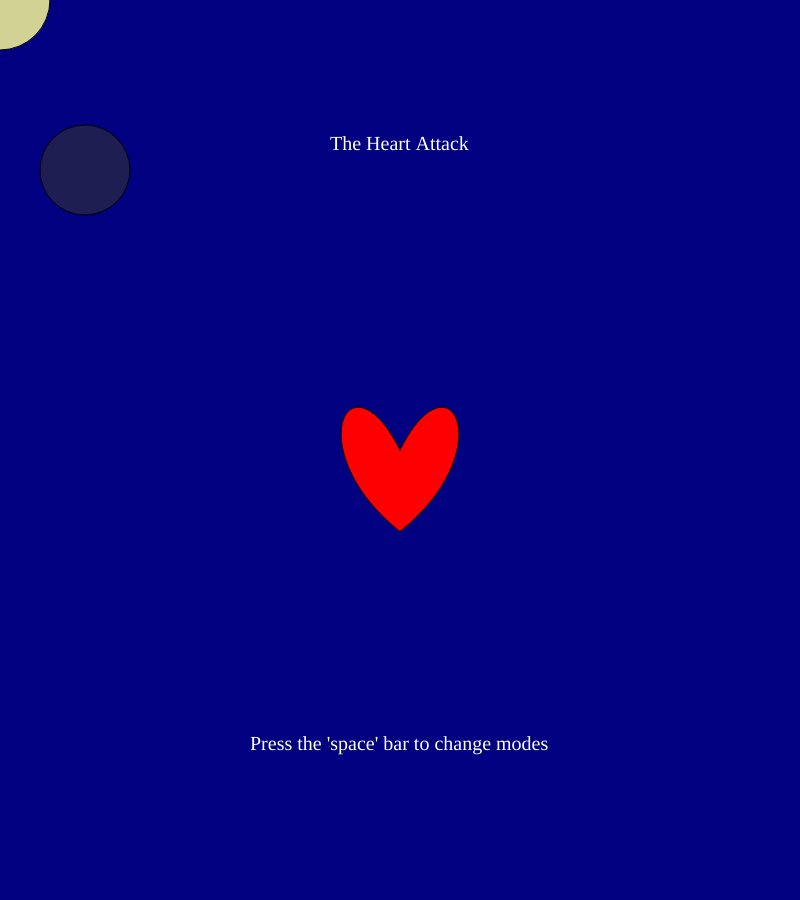
Frame 1 (no input)
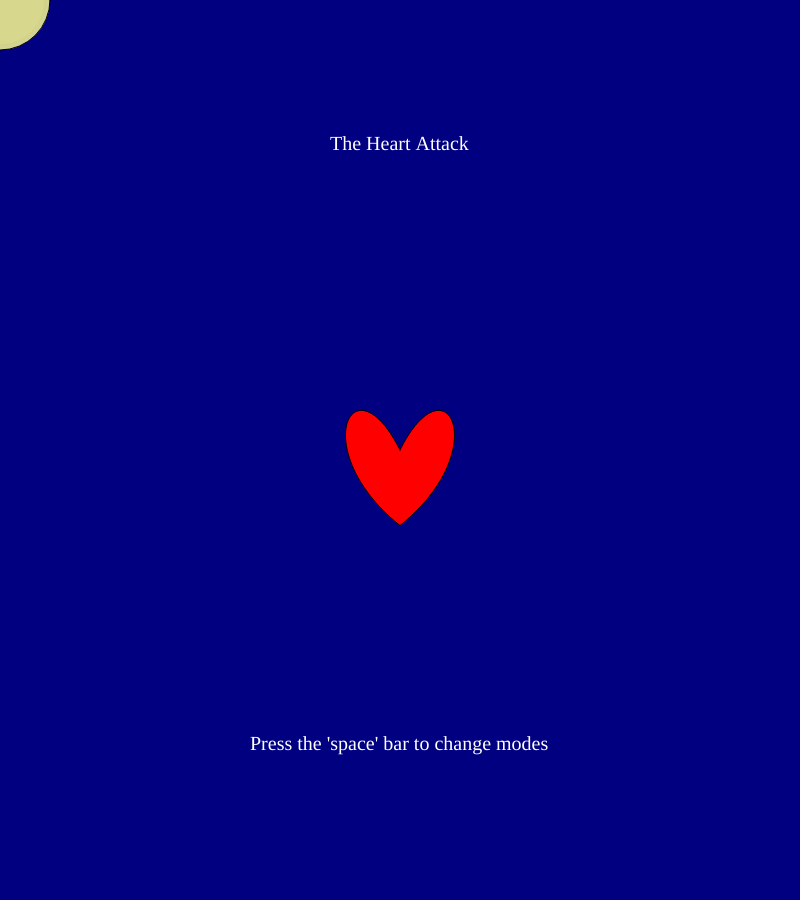
Frame 60 (no input)
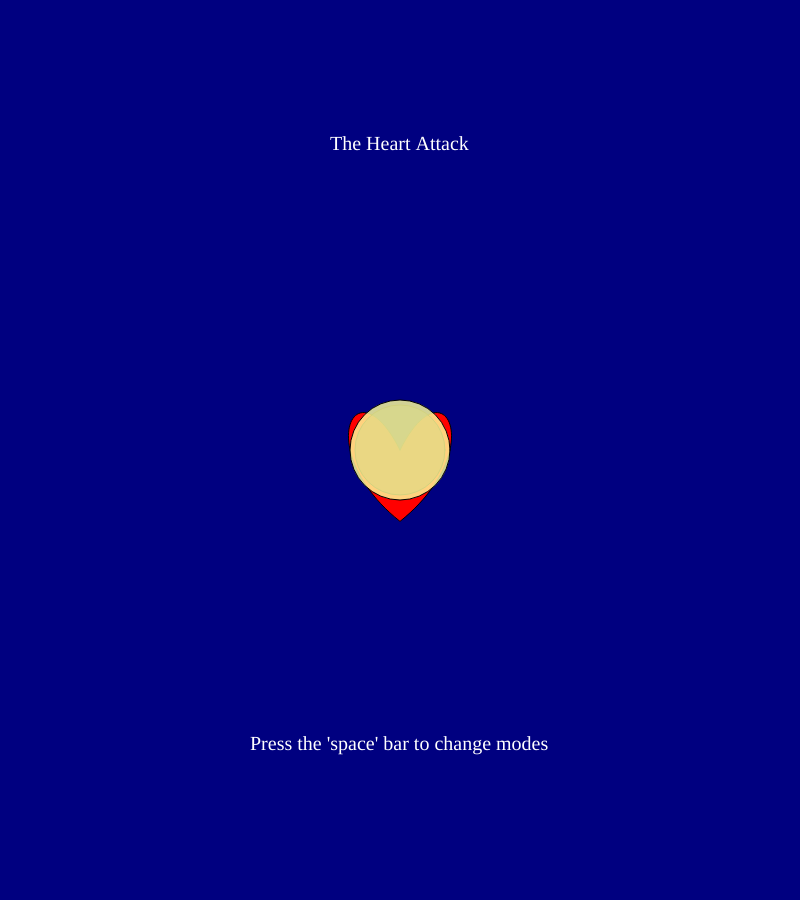
Frame 120 (the mouse pressed at the canvas centre since frame 60)

The p5.js sketch that drew these frames (run headless with seeded random() and noise() and a simulated clock; from frame 60 on, the mouse is pressed at the canvas centre):

// p5.js sketch
// ── sketch.js
/* Experiment 2: Combination of Exercises 3 and 5
Exercise 3 : Interaction with Mouse and Keyboard 
Exercise 5 : Time-Based Animation
*/

/* initalization of day variable with use of boolean */
let day = false; 

/* initialization of x and y for lerp */
let x = 100; 
let y = 200;

/* initialization of pulse variable for pulsing animation */
let pulse = 0;

function setup() {
  createCanvas(800,900); // x,y
}

/* Using keyPressed function for switching between day and night modes */
function keyPressed(){
  if (key === ' '){
    day = !day;
  }
}

function draw() {
  /* Applying if-else conditions to check if the key is pressed to switch colors */
  if (day){
    background(255,204,0); // day
  } else {
    background(0,0,128); // night
  }
  
  fill(255); // colour of text
  textSize(20); // size of text
  textFont('Times New Roman')
  text("Press the 'space' bar to change modes", 250,750); 
  text("The Heart Attack", 330, 150); // text,x,y
  
  /* Applying frameCount to create the pulsing animation */
  pulse = sin(frameCount * 0.10)*20;
  fill(255,255,201)
  drawHeart(width/2, height/2, 100 + pulse);
  
  /* Applying lerp for smoother movement by adding 15% of delay to the second circle (shadow)
  Followed the lerp method by p5.js documentation */
  x = lerp(x, mouseX, 0.15);
  y = lerp(y, mouseY, 0.15);
  fill(51,51,51,150) // colour with opacity
  circle(x, y, 90)
  
  /* Using mouseX and mouseY for the circle to follow the mouse */
  fill(255,255,153,210); // colour with opacity
  circle(mouseX,mouseY,100); // x,y,d
  
}

/* 
Google Gemini(2026)
This section is generated by Gemini AI 
Prompt: "make me a heart shape in p5.js"
No modifications made 
*/
function drawHeart(x, y, size) {
  fill(255, 0, 0); // Red fill
  beginShape();
  vertex(x, y); // Middle point
  bezierVertex(x + size / 2, y - size, x + size, y, x, y + size * 0.8);
  bezierVertex(x - size, y, x - size / 2, y - size, x, y);
  endShape(CLOSE);
}
